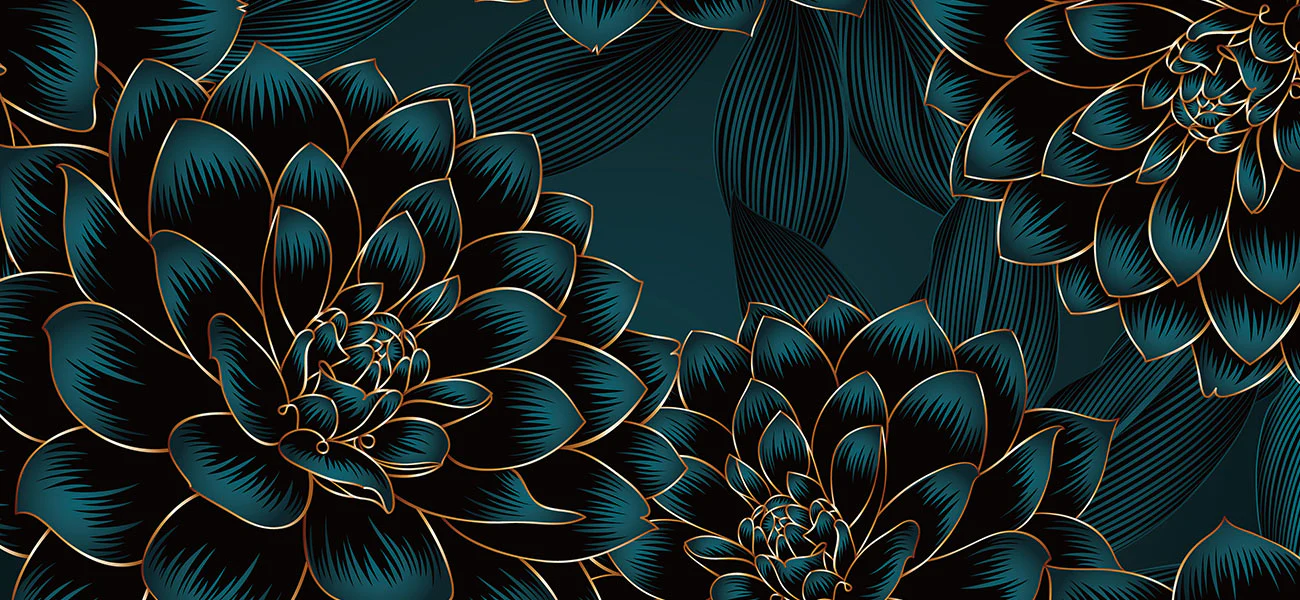
#> input picture tinkering/test5.png, 1300 x 600 px
$ python main.py
#> lines starting #> are read from the running program, lines starting #| are printed output that depends on the picture
### tinkering/utils.py
from concurrent.futures import ThreadPoolExecutor, as_completed
from enum import Enum
import random
import math
import os
import cv2

# [5 lines left out: function get_distance, not called in this run]

def set_pixel(image_array, y, x, rgb):
  image_array[y, x] = rgb

def get_pixel(image_array, y, x):
  return image_array[y, x]

def is_black(rgb, threshold = 20): # Higher the threshold, the more gray colors it includes
  return rgb[0] < threshold and rgb[1] < threshold and rgb[2] < threshold

def is_white(rgb, threshold = 200): # Lower the threshold, the more gray colors it includes
  return rgb[0] > threshold and rgb[1] > 200 and rgb[2] > 200

def random_boolean(tendency = False):
  if tendency:
    return 0 < random.randint(-5, 5)
  else:
    return random.randint(-5, 5) < 0

# [58 lines left out: functions find_nearest, get_similar_color, video_from_image_sequence, not called in this run]

class Filters(Enum):
  GLITCHY_RANDOM_DOWN = 1
  GLITCHY_CONSTANT = 2
  GLITCHY_CONSTANT_DOWN_ON_WHITE = 3
  GLITCHY_CONSTANT_DOWN_ON_BLACK = 4
  GLITCHY_RANDOM_DOWN_ON_WHITE = 5
  GLITCHY_RANDOM_DOWN_ON_BLACK = 6
  RANDOM_PIXELS = 7
  FIREFLIES = 8

### tinkering/main.py
from PIL import Image
import numpy as np
import random
import os

from utils import set_pixel, is_white, is_black, random_boolean, Filters, find_nearest, get_distance, get_similar_color, video_from_image_sequence

# General settings
image_path = "test5.png"
image_color_space = "RGB"
filter = Filters.GLITCHY_RANDOM_DOWN_ON_BLACK
log_progress = True
black_threshold = 50
white_threshold = 200

# Fireflies settings
fireflies_min_distance = 10

# Animation settings
animate = False
modifications_per_frame = 1000
frame_output_folder = "frames"

# Animation to video settings
convert_frames_to_video = False
output_filename = "animation.mp4"
output_framerate = 30

image = Image.open(image_path) # Load the image
#> image is the input picture: PIL image 1300x600 RGB; mean R, G, B 24.1, 37.4, 37.6
image = image.convert(image_color_space) # Convert the image to a set color space
image_array = np.array(image) # Convert the image to an array

height, width, channels = image_array.shape # Get the size of the image
#> height = 600; width = 1300; channels = 3
total_pixels = width * height # This is a variable so we dont have to calculate it every time when logging pixel progress
#> total_pixels = 780000

modifications = []
processed_pixels_count = 0

# Variables used for the animation
processed_modifications_count = 0
modifs_per_frame_counter = 0
frame_index = 0

# Arrays start at 0 cuh
height -= 1
#> height = 599
width -= 1
#> width = 1299

print("Checking array")
for y in range(height):
  for x in range(width):
    pixel_position = (y, x)
    pixel_rgb = image_array[y, x]

    if y + 1 < height and x + 1 < width:
      if filter == Filters.GLITCHY_RANDOM_DOWN:
        if random_boolean(True):
          modifications.append((y, x, image_array[y - 2, x]))
          modifications.append((y + 2, x, pixel_rgb))

      elif filter == Filters.GLITCHY_RANDOM_DOWN_ON_WHITE:
        if is_white(pixel_rgb, white_threshold) and random_boolean(True):
          modifications.append((y, x, image_array[y - 2, x]))
          modifications.append((y + 2, x, pixel_rgb))

      elif filter == Filters.GLITCHY_RANDOM_DOWN_ON_BLACK:
        if is_black(pixel_rgb, black_threshold) and random_boolean(True):
          modifications.append((y, x, image_array[y - 2, x]))
          modifications.append((y + 2, x, pixel_rgb))

      elif filter == Filters.GLITCHY_CONSTANT_DOWN_ON_WHITE:
        if is_white(pixel_rgb, white_threshold):
          modifications.append((y, x, image_array[y - 1, x]))
          modifications.append((y + 1, x, pixel_rgb))

      elif filter == Filters.GLITCHY_CONSTANT_DOWN_ON_BLACK:
        if is_black(pixel_rgb, black_threshold):
          modifications.append((y, x, image_array[y - 1, x]))
          modifications.append((y + 1, x, pixel_rgb))

      elif filter == Filters.GLITCHY_CONSTANT:
        modifications.append((y, x, image_array[y - 1, x]))
        modifications.append((y + 1, x, pixel_rgb))

      elif filter == Filters.RANDOM_PIXELS:
        new_x = random.randint(0, width)
        new_y = random.randint(0, height),

        modifications.append((y, x, image_array[y - 1, x]))
        modifications.append((new_y, new_x, pixel_rgb))

      elif filter == Filters.FIREFLIES:
        if is_black(pixel_rgb, 50):
          if modifications == []:
            if random_boolean(True):
              modifications.append((y, x, [255, 255, 0]))
          else:
            if random_boolean(True) and get_distance(find_nearest(modifications, x, y), (x, y)) >= fireflies_min_distance:
              modifications.append((y + 1, x, get_similar_color([255, 255, 0])))
              modifications.append((y, x, [255, 255, 0]))

    if log_progress:
      processed_pixels_count += 1
      processed_percentage = (processed_pixels_count / total_pixels) * 100

      if processed_percentage % 1 == 0:
        print(f"Processed {processed_percentage}%", end="\r")
#> after the loop, modifications = 430584 items; processed_pixels_count = 778101

total_modifications = len(modifications)
#> total_modifications = 430584
print("\nModifying array " + str(total_modifications))
#| Modifying array 430584

if not os.path.exists(frame_output_folder) and not os.path.isdir(frame_output_folder):
  os.makedirs(frame_output_folder, exist_ok=True)

for (y, x, rgb) in modifications:
  set_pixel(image_array, y, x, rgb)
  modifs_per_frame_counter += 1

  if animate:
    if modifs_per_frame_counter >= modifications_per_frame:
      modified_image = Image.fromarray(image_array)
      modified_image.save(f"frames/{frame_index}.png")
      frame_index += 1
      modifs_per_frame_counter = 0

  if log_progress:
    processed_modifications_count += 1
    processed_percentage = (processed_modifications_count / total_modifications) * 100

    if processed_percentage % 1 == 0:
      print(f"Processed {processed_percentage}%", end="\r")
#> this loop made 430584 passes
#> (y, x, processed_percentage) on passes 1 to 12: (0, 0, 0.000232), (2, 0, 0.000464), (0, 1, 0.000697), (2, 1, 0.000929), (0, 4, 0.00116), (2, 4, 0.00139), (0, 5, 0.00163), (2, 5, 0.00186), (0, 6, 0.00209), (2, 6, 0.00232), (0, 8, 0.00255), (2, 8, 0.00279)
#> processed_percentage on passes 61 to 66: 0.0142, 0.0144, 0.0146, 0.0149, 0.0151, 0.0153
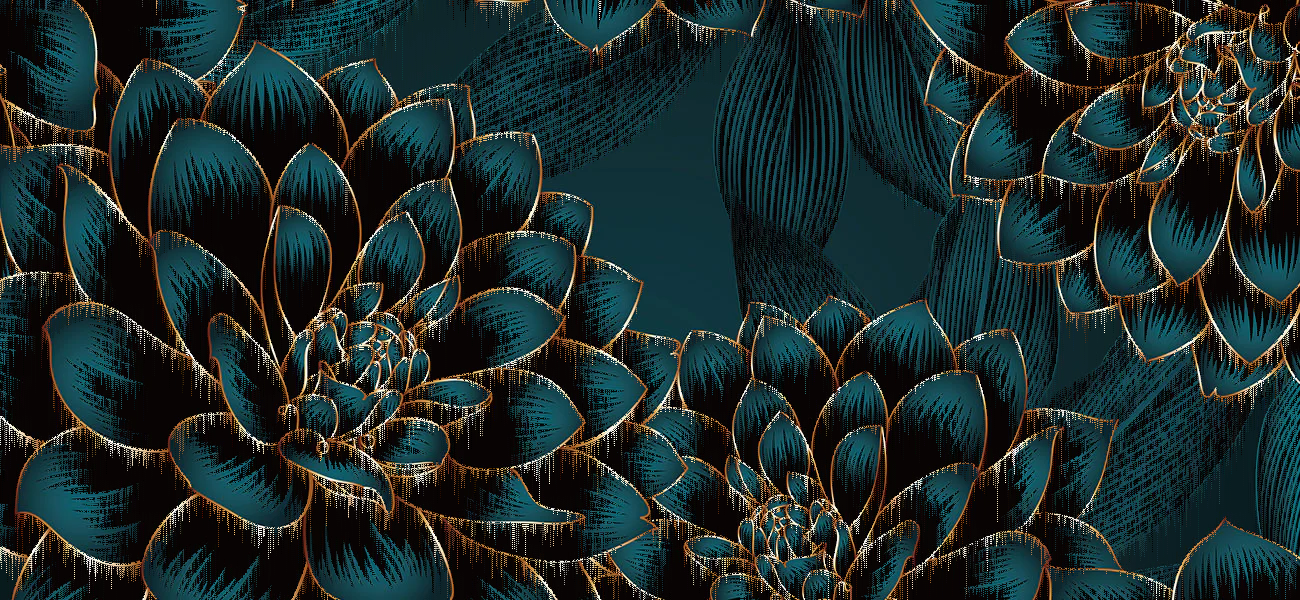
#> image_array: shape (600, 1300, 3); mean R, G, B 29.5, 43.7, 43.2
#> after the loop, frame_index = 0; modifs_per_frame_counter = 430584; processed_modifications_count = 430584

if animate and convert_frames_to_video:
  video_from_image_sequence(frame_output_folder, output_filename, output_framerate)
else:
  print("\nShowing")
  modified_image = Image.fromarray(image_array)
  modified_image.show()
